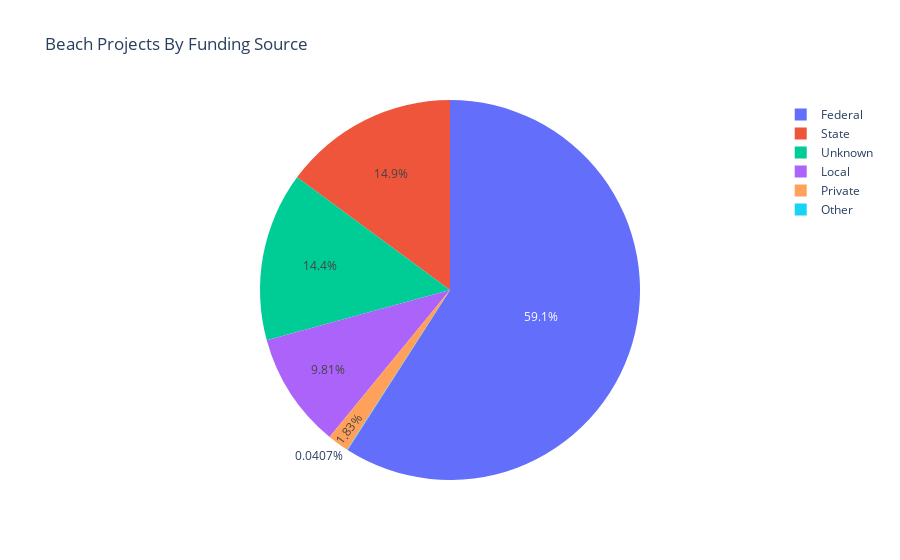

Here is the notebook cell this chart was saved with:
### Code cell
fig = px.pie(fund_counts, values='Counts', names='Primary Funding Source', title='Beach Projects By Funding Source')
fig.show()

### Figure 1 — Plotly figure (JSON) as saved in the notebook; plotly's stock layout.template omitted (floating-point values rounded to 4 significant figures)
{"data": [{"domain": {"x": [0, 1], "y": [0, 1]}, "hovertemplate": "Primary Funding Source=%{label}<br>Counts=%{value}<extra></extra>", "labels": ["Federal", "Local", "Other", "Private", "State", "Unknown"], "legendgroup": "", "name": "", "showlegend": true, "type": "pie", "values": [1451, 241, 1, 45, 366, 353]}], "layout": {"legend": {"tracegroupgap": 0}, "title": {"text": "Beach Projects By Funding Source"}}}
